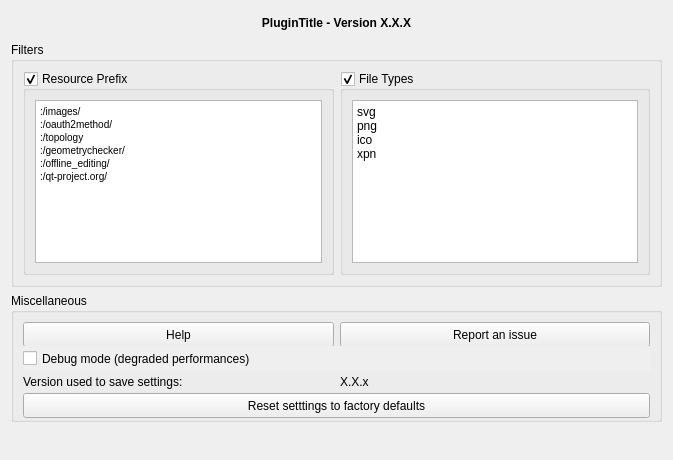
<?xml version="1.0" encoding="UTF-8"?>
<ui version="4.0">
 <class>Form</class>
 <widget class="QWidget" name="Form">
  <property name="geometry">
   <rect>
    <x>0</x>
    <y>0</y>
    <width>673</width>
    <height>460</height>
   </rect>
  </property>
  <property name="windowTitle">
   <string>Form</string>
  </property>
  <property name="locale">
   <locale language="English" country="UnitedStates"/>
  </property>
  <layout class="QVBoxLayout" name="verticalLayout">
   <item>
    <widget class="QLabel" name="lbl_title">
     <property name="minimumSize">
      <size>
       <width>0</width>
       <height>25</height>
      </size>
     </property>
     <property name="maximumSize">
      <size>
       <width>16777215</width>
       <height>30</height>
      </size>
     </property>
     <property name="font">
      <font>
       <weight>75</weight>
       <bold>true</bold>
      </font>
     </property>
     <property name="locale">
      <locale language="English" country="UnitedStates"/>
     </property>
     <property name="text">
      <string>&lt;html&gt;&lt;head/&gt;&lt;body&gt;&lt;p align=&quot;center&quot;&gt;&lt;span style=&quot; font-weight:600;&quot;&gt;PluginTitle - Version X.X.X&lt;/span&gt;&lt;/p&gt;&lt;/body&gt;&lt;/html&gt;</string>
     </property>
     <property name="scaledContents">
      <bool>true</bool>
     </property>
     <property name="alignment">
      <set>Qt::AlignCenter</set>
     </property>
     <property name="wordWrap">
      <bool>true</bool>
     </property>
     <property name="openExternalLinks">
      <bool>false</bool>
     </property>
     <property name="textInteractionFlags">
      <set>Qt::TextSelectableByMouse</set>
     </property>
    </widget>
   </item>
   <item>
    <widget class="QGroupBox" name="gb_filters">
     <property name="minimumSize">
      <size>
       <width>0</width>
       <height>100</height>
      </size>
     </property>
     <property name="title">
      <string>Filters</string>
     </property>
     <layout class="QHBoxLayout" name="horizontalLayout">
      <item>
       <widget class="QGroupBox" name="gb_filter_resourceprefix">
        <property name="toolTip">
         <string>Activate to show resources from specific domains only.</string>
        </property>
        <property name="title">
         <string>Resource Prefix</string>
        </property>
        <property name="checkable">
         <bool>true</bool>
        </property>
        <layout class="QVBoxLayout" name="verticalLayout_2">
         <item>
          <widget class="QTextEdit" name="te_resource_prefixes">
           <property name="html">
            <string>&lt;!DOCTYPE HTML PUBLIC &quot;-//W3C//DTD HTML 4.0//EN&quot; &quot;http://www.w3.org/TR/REC-html40/strict.dtd&quot;&gt;
&lt;html&gt;&lt;head&gt;&lt;meta name=&quot;qrichtext&quot; content=&quot;1&quot; /&gt;&lt;style type=&quot;text/css&quot;&gt;
p, li { white-space: pre-wrap; }
&lt;/style&gt;&lt;/head&gt;&lt;body style=&quot; font-family:'MS Shell Dlg 2'; font-size:7.8pt; font-weight:400; font-style:normal;&quot;&gt;
&lt;p style=&quot; margin-top:0px; margin-bottom:0px; margin-left:0px; margin-right:0px; -qt-block-indent:0; text-indent:0px;&quot;&gt;:/images/&lt;/p&gt;
&lt;p style=&quot; margin-top:0px; margin-bottom:0px; margin-left:0px; margin-right:0px; -qt-block-indent:0; text-indent:0px;&quot;&gt;:/oauth2method/&lt;/p&gt;
&lt;p style=&quot; margin-top:0px; margin-bottom:0px; margin-left:0px; margin-right:0px; -qt-block-indent:0; text-indent:0px;&quot;&gt;:/topology&lt;/p&gt;
&lt;p style=&quot; margin-top:0px; margin-bottom:0px; margin-left:0px; margin-right:0px; -qt-block-indent:0; text-indent:0px;&quot;&gt;:/geometrychecker/&lt;/p&gt;
&lt;p style=&quot; margin-top:0px; margin-bottom:0px; margin-left:0px; margin-right:0px; -qt-block-indent:0; text-indent:0px;&quot;&gt;:/offline_editing/&lt;/p&gt;
&lt;p style=&quot; margin-top:0px; margin-bottom:0px; margin-left:0px; margin-right:0px; -qt-block-indent:0; text-indent:0px;&quot;&gt;:/qt-project.org/&lt;/p&gt;&lt;/body&gt;&lt;/html&gt;</string>
           </property>
          </widget>
         </item>
        </layout>
       </widget>
      </item>
      <item>
       <widget class="QGroupBox" name="gb_filter_resourcefiletype">
        <property name="toolTip">
         <string>Activate to show resources with specfic file type only.</string>
        </property>
        <property name="title">
         <string>File Types</string>
        </property>
        <property name="checkable">
         <bool>true</bool>
        </property>
        <layout class="QVBoxLayout" name="verticalLayout_3">
         <item>
          <widget class="QPlainTextEdit" name="te_resource_filetypes">
           <property name="plainText">
            <string>svg
png
ico
xpn</string>
           </property>
          </widget>
         </item>
        </layout>
       </widget>
      </item>
     </layout>
    </widget>
   </item>
   <item>
    <widget class="QGroupBox" name="grp_misc">
     <property name="minimumSize">
      <size>
       <width>0</width>
       <height>100</height>
      </size>
     </property>
     <property name="locale">
      <locale language="English" country="UnitedStates"/>
     </property>
     <property name="title">
      <string>Miscellaneous</string>
     </property>
     <property name="flat">
      <bool>false</bool>
     </property>
     <layout class="QGridLayout" name="gridLayout">
      <item row="2" column="1">
       <widget class="QLabel" name="lbl_version_saved_value">
        <property name="minimumSize">
         <size>
          <width>0</width>
          <height>25</height>
         </size>
        </property>
        <property name="maximumSize">
         <size>
          <width>16777215</width>
          <height>30</height>
         </size>
        </property>
        <property name="locale">
         <locale language="English" country="UnitedStates"/>
        </property>
        <property name="text">
         <string notr="true">X.X.x</string>
        </property>
        <property name="textInteractionFlags">
         <set>Qt::NoTextInteraction</set>
        </property>
       </widget>
      </item>
      <item row="0" column="1">
       <widget class="QPushButton" name="btn_report">
        <property name="minimumSize">
         <size>
          <width>200</width>
          <height>25</height>
         </size>
        </property>
        <property name="maximumSize">
         <size>
          <width>500</width>
          <height>30</height>
         </size>
        </property>
        <property name="locale">
         <locale language="English" country="UnitedStates"/>
        </property>
        <property name="text">
         <string>Report an issue</string>
        </property>
       </widget>
      </item>
      <item row="2" column="0">
       <widget class="QLabel" name="lbl_version_saved">
        <property name="minimumSize">
         <size>
          <width>0</width>
          <height>25</height>
         </size>
        </property>
        <property name="maximumSize">
         <size>
          <width>16777215</width>
          <height>30</height>
         </size>
        </property>
        <property name="locale">
         <locale language="English" country="UnitedStates"/>
        </property>
        <property name="text">
         <string>Version used to save settings:</string>
        </property>
       </widget>
      </item>
      <item row="0" column="0">
       <widget class="QPushButton" name="btn_help">
        <property name="minimumSize">
         <size>
          <width>200</width>
          <height>25</height>
         </size>
        </property>
        <property name="maximumSize">
         <size>
          <width>500</width>
          <height>30</height>
         </size>
        </property>
        <property name="locale">
         <locale language="English" country="UnitedStates"/>
        </property>
        <property name="text">
         <string>Help</string>
        </property>
       </widget>
      </item>
      <item row="3" column="0" colspan="2">
       <widget class="QPushButton" name="btn_reset">
        <property name="minimumSize">
         <size>
          <width>200</width>
          <height>25</height>
         </size>
        </property>
        <property name="maximumSize">
         <size>
          <width>16777215</width>
          <height>30</height>
         </size>
        </property>
        <property name="autoFillBackground">
         <bool>true</bool>
        </property>
        <property name="text">
         <string>Reset setttings to factory defaults</string>
        </property>
       </widget>
      </item>
      <item row="1" column="0" colspan="2">
       <widget class="QCheckBox" name="opt_debug">
        <property name="minimumSize">
         <size>
          <width>0</width>
          <height>25</height>
         </size>
        </property>
        <property name="maximumSize">
         <size>
          <width>16777215</width>
          <height>30</height>
         </size>
        </property>
        <property name="toolTip">
         <string>Enable debug mode.</string>
        </property>
        <property name="autoFillBackground">
         <bool>true</bool>
        </property>
        <property name="locale">
         <locale language="English" country="UnitedStates"/>
        </property>
        <property name="text">
         <string>Debug mode (degraded performances)</string>
        </property>
        <property name="tristate">
         <bool>false</bool>
        </property>
       </widget>
      </item>
     </layout>
    </widget>
   </item>
   <item>
    <spacer name="verticalSpacer">
     <property name="orientation">
      <enum>Qt::Vertical</enum>
     </property>
     <property name="sizeHint" stdset="0">
      <size>
       <width>20</width>
       <height>56</height>
      </size>
     </property>
    </spacer>
   </item>
  </layout>
 </widget>
 <resources/>
 <connections/>
</ui>
